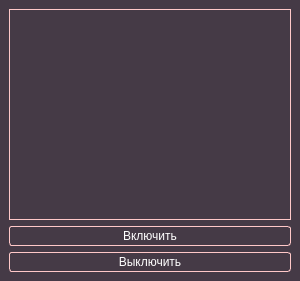
<?xml version="1.0" encoding="UTF-8"?>
<ui version="4.0">
 <class>MainWindow</class>
 <widget class="QMainWindow" name="MainWindow">
  <property name="geometry">
   <rect>
    <x>0</x>
    <y>0</y>
    <width>300</width>
    <height>300</height>
   </rect>
  </property>
  <property name="minimumSize">
   <size>
    <width>300</width>
    <height>0</height>
   </size>
  </property>
  <property name="windowTitle">
   <string>AUser</string>
  </property>
  <property name="styleSheet">
   <string notr="true">#cw {
	background-color: rgba(22, 8, 23, 200);
}
QStatusBar {
	background-color: rgb(255, 200, 200);
	color: rgb(22, 8, 23);
}
QListWidget {
	background-color: transparent;
	color: rgb(255, 255, 255);
	border: 1px solid rgb(255, 200, 200);
}
QListWidget::item:hover {
	background-color: rgba(255, 200, 200, 50);
}
QListWidget::item:selected {
	background-color: transparent;
	border: 1px solid rgb(255, 200, 200);
}
QPushButton {
	background-color: transparent;
	border: 1px solid rgb(255, 200, 200);
	border-radius: 3px;
	color: rgb(255, 255, 255);
}
QPushButton:hover {
	background-color: rgba(255, 200, 200, 150);
}
QPushButton:pressed {
	background-color: rgba(255, 200, 200, 100);
}</string>
  </property>
  <widget class="QWidget" name="cw">
   <layout class="QVBoxLayout" name="verticalLayout">
    <item>
     <widget class="QListWidget" name="lW"/>
    </item>
    <item>
     <widget class="QPushButton" name="btn_on">
      <property name="minimumSize">
       <size>
        <width>282</width>
        <height>20</height>
       </size>
      </property>
      <property name="text">
       <string>Включить</string>
      </property>
     </widget>
    </item>
    <item>
     <widget class="QPushButton" name="btn_off">
      <property name="minimumSize">
       <size>
        <width>282</width>
        <height>20</height>
       </size>
      </property>
      <property name="text">
       <string>Выключить</string>
      </property>
     </widget>
    </item>
   </layout>
  </widget>
  <widget class="QStatusBar" name="sB">
   <property name="sizeGripEnabled">
    <bool>false</bool>
   </property>
  </widget>
 </widget>
 <resources/>
 <connections/>
</ui>
